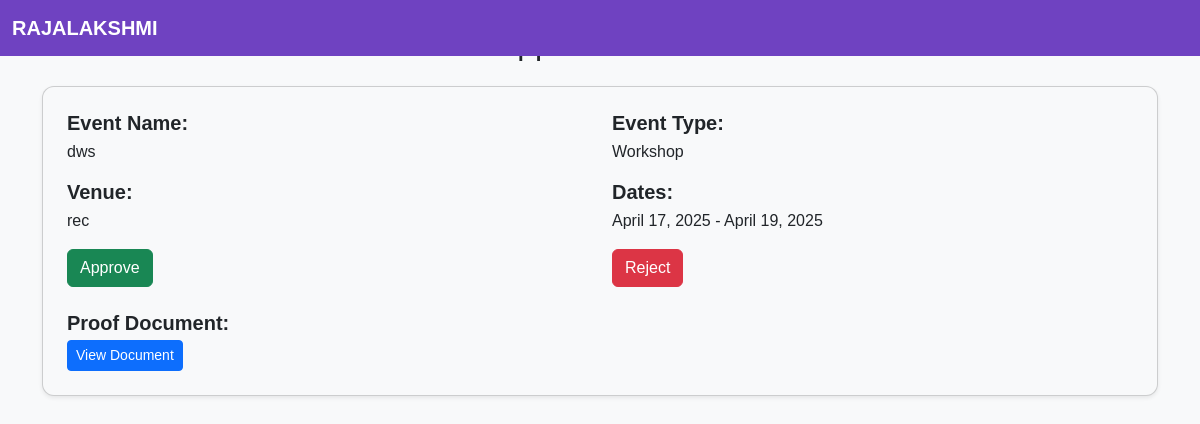
The app's page /faculty/od-details/5 with its own data.
### student/models.py (models this page shows, shortened)
class student_OD(models.Model):
    student = models.ForeignKey(Student, related_name='ODs', on_delete=models.CASCADE)
    ClassOf = models.ForeignKey(Class, related_name='ODs', on_delete=models.CASCADE)
    eventName = models.CharField(max_length=50)
    eventType = models.CharField(max_length=50)
    venue = models.CharField(max_length=50)
    proof = models.FileField(upload_to='proofs/', blank=True, null=True)
    start_date = models.DateField()
    end_date = models.DateField()
    isTeam = models.BooleanField(default=False)
    teammates = models.ManyToManyField(Student, related_name='teammates', blank=True)
    class_incharge = models.ForeignKey(Faculty, related_name='OD_to_be_approve', on_delete=models.CASCADE)
    class_incharge_approval = models.BooleanField(default=False)
    OD_rejection = models.BooleanField(default=False)
    academic_head_approval = models.BooleanField(default=False)
    hod_approval = models.BooleanField(default=False)

### faculty/views.py (the view)
# urls.py: path('od-details/<int:id>',views.od_details,name='od_details'),
def od_details(request,id):
    od = student_OD.objects.get(id=id)
    context = {
        'od': od
    }
    return render(request, 'od_details.html', context)

### faculty/templates/od_details.html (shortened to what this page needs)
{% extends "layout.html" %}
{% load static %}
{% block content %}
<div class="container mt-4">
    <h2 class="text-center mb-4">OD Application Details</h2>
    <div class="card shadow-sm p-4">
        <div class="row">
            <div class="col-md-6">
                <h5><strong>Event Name:</strong></h5>
                <p>{{od.eventName}}</p>
            </div>
            <div class="col-md-6">
                <h5><strong>Event Type:</strong></h5>
                <p>{{od.eventType}}</p>
            </div>
        </div>
        <div class="row">
            <div class="col-md-6">
                <h5><strong>Venue:</strong></h5>
                <p>{{od.venue}}</p>
            </div>
            <div class="col-md-6">
                <h5><strong>Dates:</strong></h5>
                <p>{{od.start_date}} - {{od.end_date}}</p>
            </div>
        </div>
        <div class="row">
            <div class="col-md-6">
                <a href="#" class="btn btn-success">Approve</a>
            </div>
            <div class="col-md-6">
                <a href="#" class="btn btn-danger">Reject</a>
            </div>
        </div>
        <div class="mt-4">
            <h5><strong>Proof Document:</strong></h5>
            <a href="#" class="btn btn-primary btn-sm">View Document</a>
        </div>
    </div>
</div>
{% endblock %}

### OD_management_system/static/css/styles.css (style rules this page uses)
body { font-family: Arial, sans-serif; background: #f8f9fa; margin: 0; padding: 0; }

### faculty/templates/od_details.html (style rules this page uses)
.card { border-radius: 12px; background: #f8f9fa; }
h5 { margin-bottom: 5px; }
p { font-size: 16px; }

### records on screen
student_OD: eventName "dws", eventType "Workshop", venue "rec", start_date "April 17, 2025", end_date "April 19, 2025"
